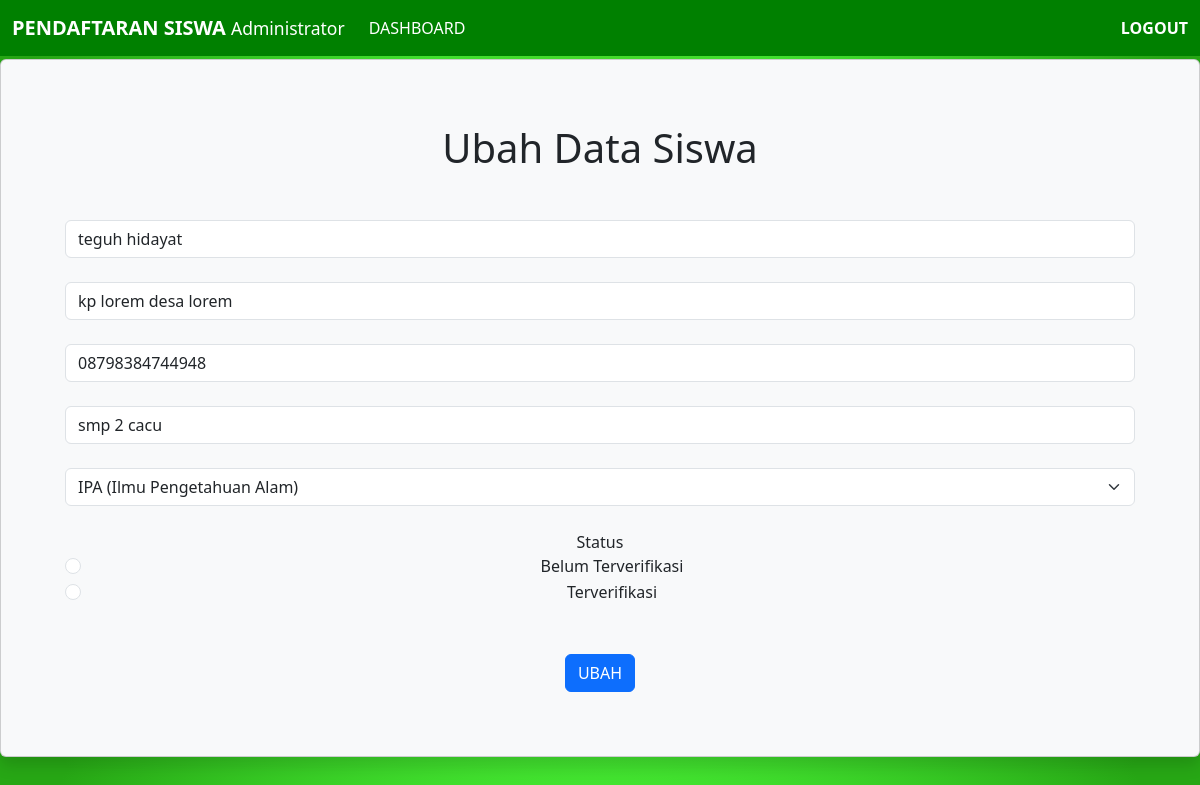
Screenshot of /admin/ubah.php?id=16 (signed in) with the database file from the repository.
### tables this page shows
CREATE TABLE `siswa` (
  `id` int(11) NOT NULL,
  `nik` varchar(16) NOT NULL,
  `nama` varchar(255) NOT NULL,
  `alamat` varchar(255) NOT NULL,
  `telp` varchar(50) NOT NULL,
  `jurusan` varchar(50) NOT NULL,
  `ver` int(2) NOT NULL,
  `pendaftar` int(11) NOT NULL,
  `asals` varchar(255) DEFAULT NULL
);

### functions.php (called while the page is built, shortened)
<?php
$conn = mysqli_connect("localhost", "root", "", "pendaftaran_siswa");
function siswaWhere($id)
{
    global $conn;
    $id = $id;
    $result = mysqli_query($conn, "SELECT * FROM siswa WHERE id='$id'");
    return mysqli_fetch_assoc($result);
}

### admin/ubah.php (the view, shortened to what this page needs)
<?php
require "../functions.php";
if (isset($_GET['id'])) {
    $id = $_GET["id"];
    $dataSiswa = siswaWhere($id);
} else {
    header('Location: dashboard.php');
    exit;
}
?>
<!DOCTYPE html>
<html lang="en">
<head>
    <link href="https://cdn.jsdelivr.net/npm/bootstrap@5.3.1/dist/css/bootstrap.min.css" rel="stylesheet">
    <link href="../css/app.css" rel="stylesheet">
</head>
<body>
    <nav class="navbar navbar-expand-lg fixed-top">
        <div class="container-fluid">
            <a class="navbar-brand text-white fw-bolder" href="../index.php">PENDAFTARAN SISWA <small class="fw-normal">Administrator</small></a>
            <ul class="navbar-nav me-auto mb-2 mb-lg-0">
                <li class="nav-item">
                    <a class="nav-link text-white" href="dashboard.php">DASHBOARD</a>
                </li>
            </ul>
            <a class="nav-link float-end text-white fw-semibold" href="../auth/logout.php">LOGOUT</a>
        </div>
    </nav>
    <div class="d-flex align-items-center justify-content-center mt-5" style="height: 45rem">
        <div class="card shadow p-3 mb-5 bg-body-tertiary rounded mt-5" style="width: 80rem">
            <div class="card-body text-center p-5">
                <h1 class="mb-5">Ubah Data Siswa</h1>
                <form action="" method="post">
                    <input type="text" name="nama" class="form-control mb-4" required placeholder="Nama" value="<?= $dataSiswa['nama']; ?>">
                    <input type="text" name="alamat" class="form-control mb-4" required placeholder="Alamat" value="<?= $dataSiswa['alamat']; ?>">
                    <input type="text" name="telp" class="form-control mb-4" required placeholder="Telepon" value="<?= $dataSiswa['telp']; ?>">
                    <input type="text" name="asals" class="form-control mb-4" required placeholder="Asal sekolah" value="<?= $dataSiswa['asals']; ?>">
                    <select class="form-select" name="jurusan">
                        <option <?php if ($dataSiswa["jurusan"] == "IPA") { ?> selected <?php } ?> value="IPA">IPA (Ilmu Pengetahuan Alam)</option>
                    </select>
                    <div class="align-item-center fw-medium mt-4">Status</div>
                    <div class="form-check">
                        <input class="form-check-input" type="radio" name="ver" value="1" <?php if ($dataSiswa['ver'] == 1) { ?>checked<?php } ?>>
                        <label class="form-check-label" for="ver">
                            Belum Terverifikasi
                        </label>
                    </div>
                    <div class="form-check">
                        <input class="form-check-input" type="radio" name="ver" value="2" <?php if ($dataSiswa['ver'] == 2) { ?>checked<?php } ?>>
                        <label class="form-check-label" for="ver">
                            Terverifikasi
                        </label>
                    </div>
                    <button type="submit" name="ubah" class="btn btn-primary mt-5">UBAH</button>
                </form>
            </div>
        </div>
    </div>
</body>
</html>

### css/app.css (style rules this page uses)
body { background: rgb(88,168,13); background: radial-gradient(circle, rgba(88,168,13,1) 0%, rgba(67,228,48,1) 51%, rgba(39,167,21,1) 92%); }
nav { background-color: green; }

### rows the page displays
siswa: nama "teguh hidayat", alamat "kp lorem desa lorem", telp "08798384744948", asals "smp 2 cacu", jurusan "IPA (Ilmu Pengetahuan Alam)"
